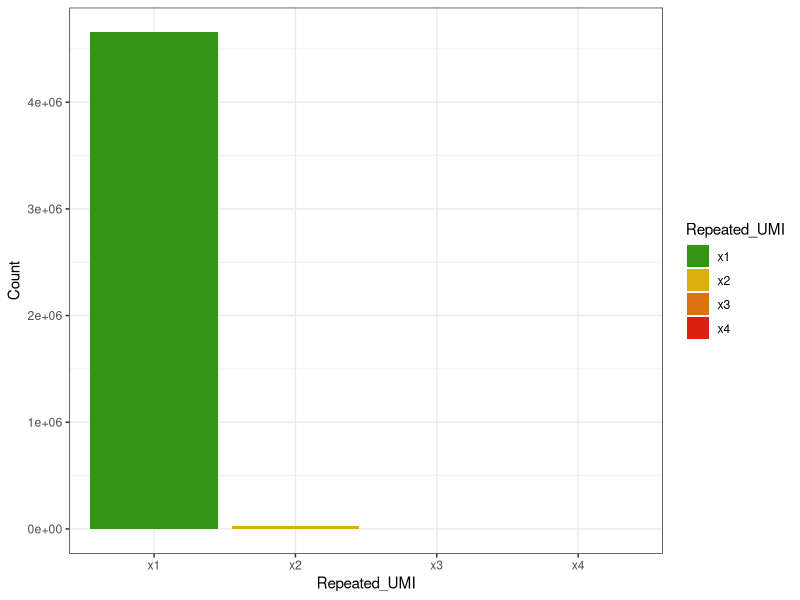

This chart was generated by the following R code:
library(tidyverse)

data2ed <- data.frame("Repeated_UMI"=paste0("x",1:4), "Count"=c(4654791, 28800, 3, 8))
data3ed <- data.frame("Repeated_UMI"=paste0("x",1:4), "Count"=c(4654203, 29388, 3, 8))


ggplot(data3ed)+
  geom_col(aes(x=Repeated_UMI, y=Count, fill=Repeated_UMI))+
  theme_bw()+
  scale_fill_manual(values=c("#329614", "#dbaf0f", "#db720f", "#db200f" ))
